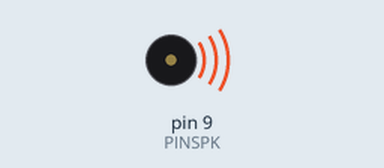
This sketch was run on a simulated Arduino Uno, built with avr-gcc and run on an emulated ATmega328P. On the bench: buzzer (waves = sounding).

Above: at 0.1 s.
Timing chart, 0 to 1.6 s (numbered marks = the images above):
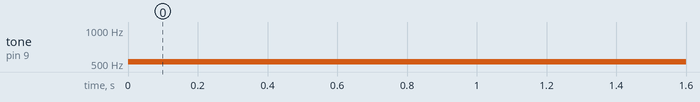

The sketch:

tone_using_builtin.ino
```cpp
/*this program will play a tone using the built-in function.
 */
//initialize variables
const int PINSPK = 9;

void setup() {
  //setup code
  pinMode(PINSPK, OUTPUT);
}

void loop() {
  //main code goes here
  tone(PINSPK, 523); //play tone through pin 9 at frequency 523Hz
}

  /*c: 523Hz    | music notes and their respective frequencies |
   *d: 587Hz
   *e: 659Hz
   *f: 698Hz
   *g: 784Hz
   *a: 880Hz
   *b: 988Hz
    */
```

Measured:
- by itself, tone on pin 9 (PINSPK): silent → 523 Hz at 0.00 s
